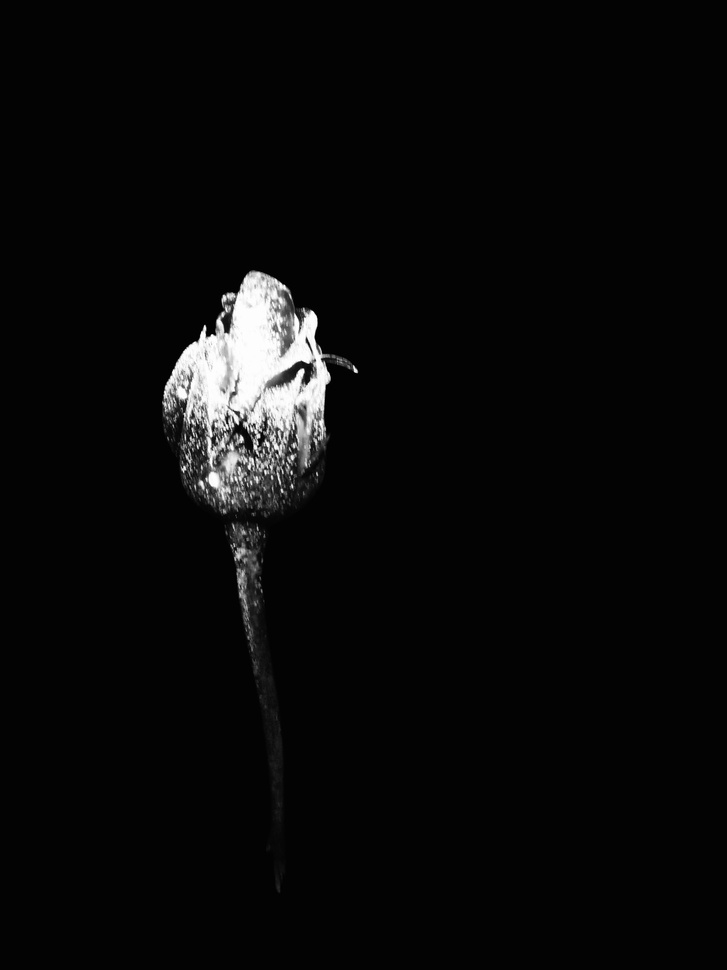
#> input picture debug_bw_highcontrast.jpg, 727 x 970 px, shrunk from 1200 x 1600 before the run
$ python -i imagej_analyzer.py   (imports and definitions only)
#> lines starting #> are read from the running program, lines starting #| are printed output that depends on the picture; after the words box and inside, x2 and y2 are one past the last pixel; in counts of white or black regions, pixels touching at a corner belong together
#> further down, picture is the input picture: shape (970, 727); min 0, max 255, mean 10
"""
ImageJ-compatible spray analyzer.
Implements ImageJ's Default (IsoData) threshold algorithm in pure Python
for 100% compatible results without requiring Java.

The IsoData algorithm is ported directly from ImageJ source:
https://github.com/imagej/ImageJ/blob/master/ij/process/AutoThresholder.java
"""
import numpy as np
import cv2
import base64
import logging

logger = logging.getLogger(__name__)


# [74 lines left out: function imagej_isodata_threshold, not called in this run]


def detect_leaf_mask(gray, background_threshold=30):
    """
    Detect leaf/object mask, compatible with Photoroom backgrounds.
    Uses Otsu on the grayscale with a minimum threshold to exclude dark backgrounds.
    """
#> called with background_threshold = 30
    # Otsu to separate foreground from background
    _, otsu_mask = cv2.threshold(gray, 0, 255, cv2.THRESH_BINARY + cv2.THRESH_OTSU)
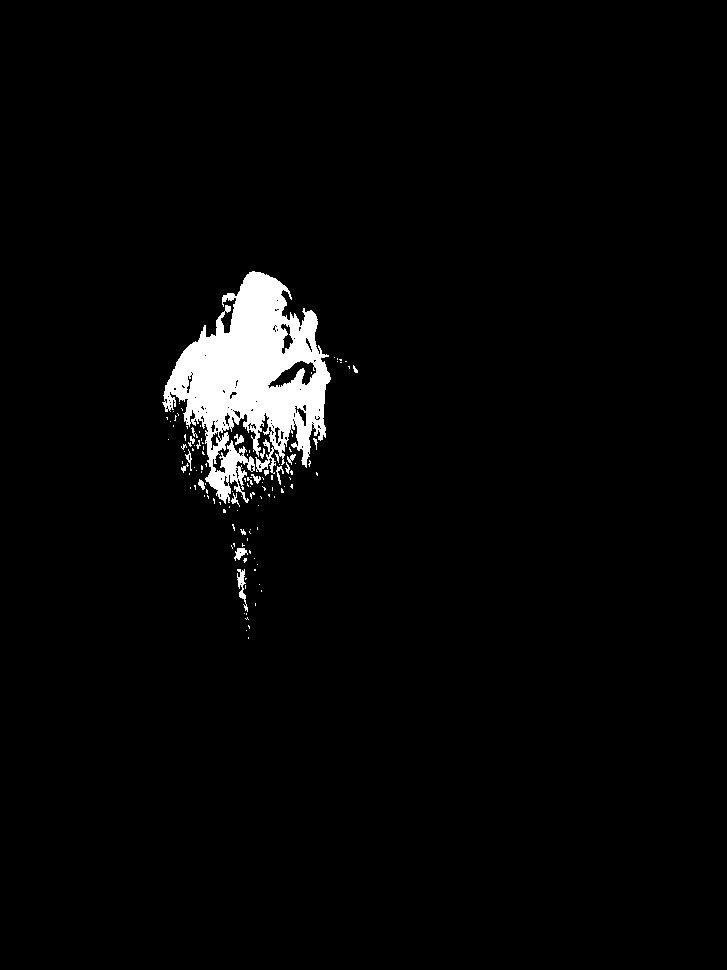
#> otsu_mask: shape (970, 727); 2.9% white; 123 white regions (103 under 20 px), largest, box (x1, y1, x2, y2) and area: (162, 271, 331, 504) 19081, (237, 569, 248, 612) 183, (234, 548, 248, 561) 97

    # Also apply fixed threshold to handle gray Photoroom backgrounds
    _, fixed_mask = cv2.threshold(gray, background_threshold, 255, cv2.THRESH_BINARY)
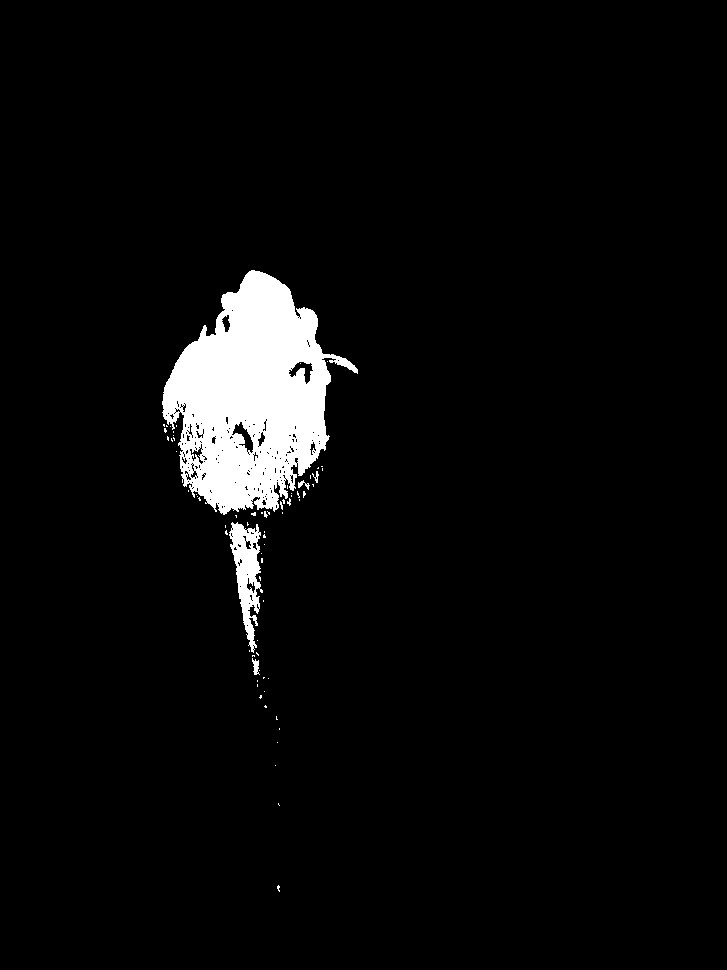
#> fixed_mask: shape (970, 727); 4.2% white; 70 white regions (65 under 20 px), largest, box (x1, y1, x2, y2) and area: (162, 270, 358, 515) 27075, (229, 522, 263, 653) 2109, (252, 658, 260, 675) 77, (298, 480, 310, 490) 48, (312, 471, 319, 483) 34

    # Intersection: must pass both
    combined = cv2.bitwise_and(otsu_mask, fixed_mask)

    # Morphological cleanup
    kernel = np.ones((7, 7), np.uint8)
    cleaned = cv2.morphologyEx(combined, cv2.MORPH_CLOSE, kernel, iterations=2)
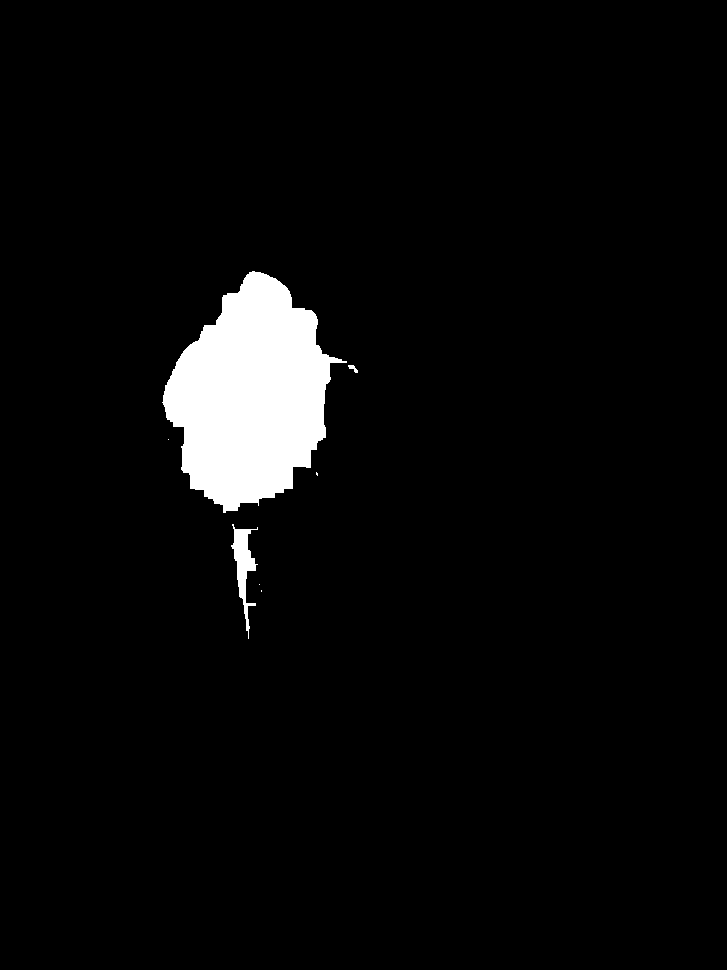
#> cleaned: shape (970, 727); 4% white; 7 white regions (4 under 20 px), largest, box (x1, y1, x2, y2) and area: (162, 271, 347, 513) 27334, (231, 524, 258, 639) 1093, (348, 365, 358, 373) 40
    cleaned = cv2.morphologyEx(cleaned, cv2.MORPH_OPEN, kernel, iterations=2)
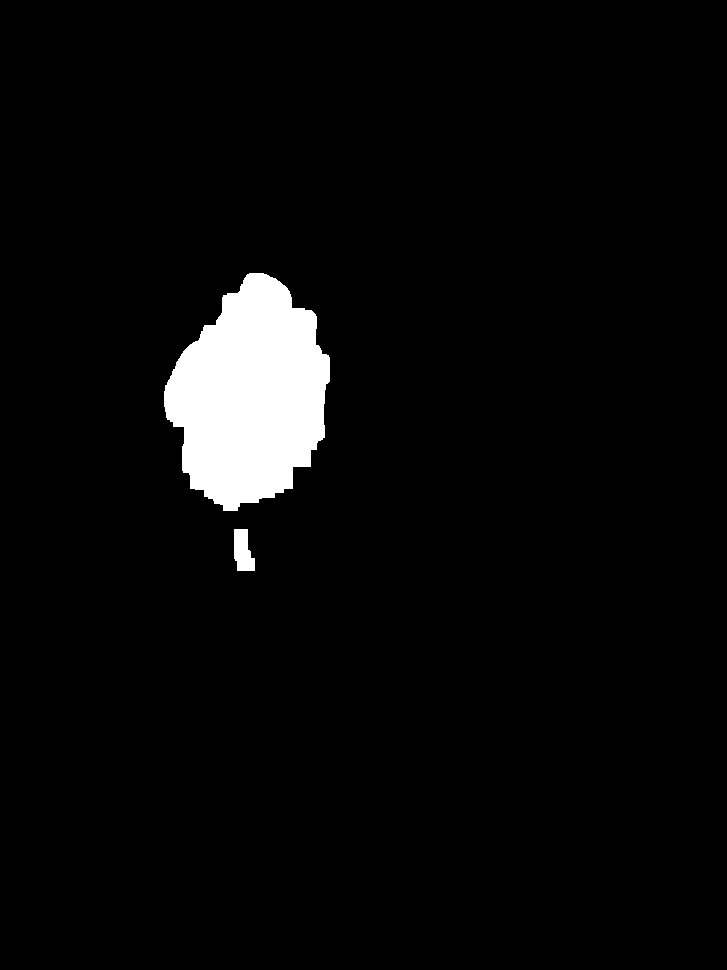
#> cleaned: shape (970, 727); 4% white; 2 white regions

    # Find contours, take largest as leaf
    contours, _ = cv2.findContours(cleaned, cv2.RETR_EXTERNAL, cv2.CHAIN_APPROX_SIMPLE)
#> contours = 2 contours; box (x1, y1, x2, y2) and area: (164, 273, 330, 511) 26852, (234, 529, 255, 571) 610
    if not contours:
        return np.zeros_like(gray)

    image_area = gray.shape[0] * gray.shape[1]
#> image_area = 705190
    min_area = image_area * 0.003  # at least 0.3% of image (catch smaller leaves)
#> min_area = 2115.6
    valid = [c for c in contours if cv2.contourArea(c) >= min_area]
#> valid = 1 contour; box (x1, y1, x2, y2) and area: (164, 273, 330, 511) 26852

    if not valid:
        return np.zeros_like(gray)

    # Draw ALL valid contours, not just the largest
    # This handles multiple leaves, petals, flowers in one image
    mask = np.zeros_like(gray)
    for contour in valid:
        cv2.drawContours(mask, [contour], -1, 255, -1)
#> this loop made 1 pass
#> mask: shape (970, 727); 3.9% white; 1 white region, box (x1, y1, x2, y2) and area: (164, 273, 330, 511) 27198

    # Safety check: if mask is >85% of image, background detection failed
    leaf_pct = cv2.countNonZero(mask) / image_area * 100
#> leaf_pct = 3.86
    if leaf_pct > 85:
        logger.warning(f"Object mask too large ({leaf_pct:.1f}%), retrying with threshold=80")
        _, strict = cv2.threshold(gray, 80, 255, cv2.THRESH_BINARY)
        strict = cv2.morphologyEx(strict, cv2.MORPH_CLOSE, kernel, iterations=2)
        strict = cv2.morphologyEx(strict, cv2.MORPH_OPEN, kernel, iterations=2)
        contours2, _ = cv2.findContours(strict, cv2.RETR_EXTERNAL, cv2.CHAIN_APPROX_SIMPLE)
        valid2 = [c for c in contours2 if cv2.contourArea(c) >= min_area]
        if valid2:
            mask = np.zeros_like(gray)
            for contour in valid2:
                cv2.drawContours(mask, [contour], -1, 255, -1)

    return mask


# [97 lines left out: function analyze_with_imagej, not called in this run]

>>> import cv2
>>> picture = cv2.imread('../../debug_bw_highcontrast.jpg', cv2.IMREAD_GRAYSCALE)
>>> result = detect_leaf_mask(picture)

$ run again, on debug_combined.jpg
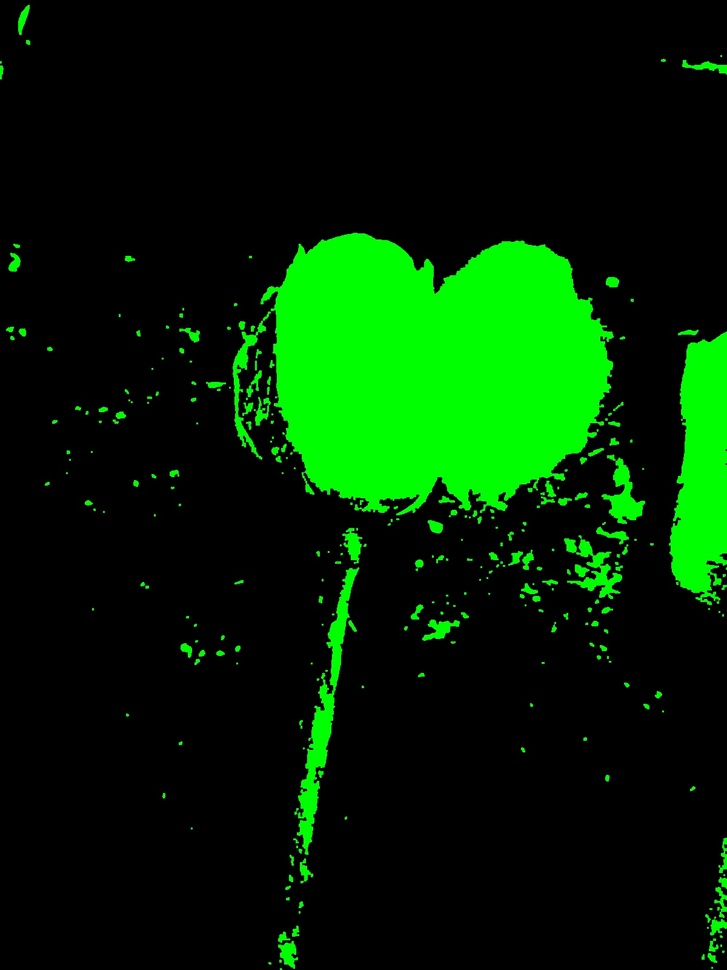
#> input picture debug_combined.jpg, 727 x 970 px, shrunk from 1200 x 1600 before the run
#> in detect_leaf_mask, `_, otsu_mask = cv2.threshold(gray, 0, 255, cv2.THRESH_BINARY + cv2.THR..`:
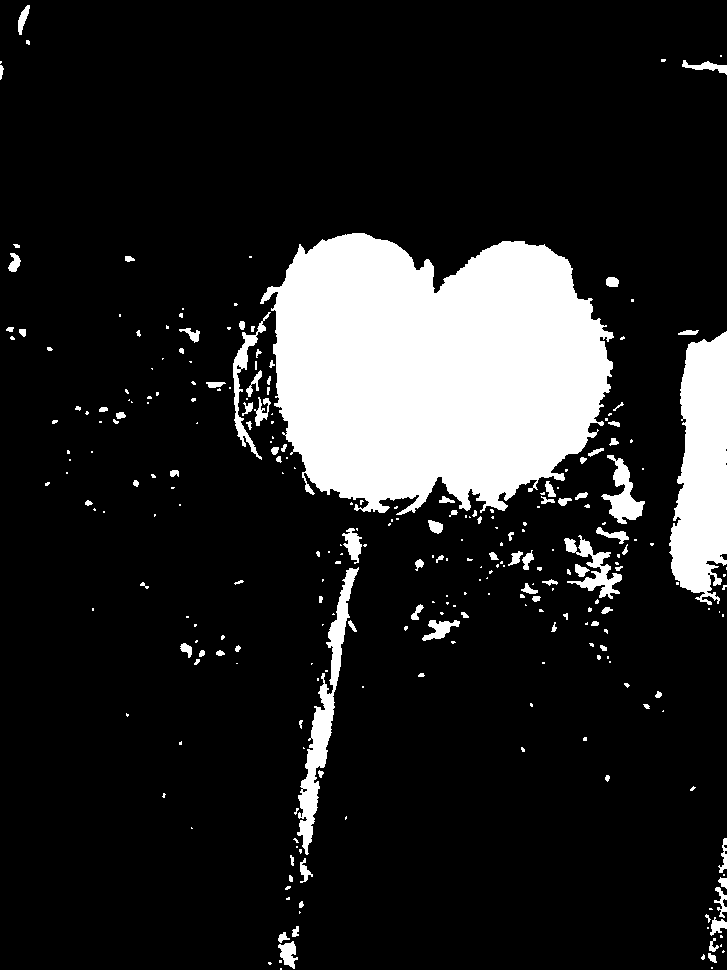
#> otsu_mask: shape (970, 727); 14.5% white; 279 white regions (175 under 20 px), largest, box (x1, y1, x2, y2) and area: (260, 233, 614, 515) 74595, (669, 331, 727, 605) 11664, (297, 567, 359, 855) 3793
#> fixed_mask: shape (970, 727); 14.9% white; 267 white regions (142 under 20 px), largest, box (x1, y1, x2, y2) and area: (232, 232, 614, 516) 76390, (668, 331, 727, 605) 11862, (294, 567, 360, 855) 4076
#> contours = 14 contours; largest, box (x1, y1, x2, y2) and area: (233, 233, 616, 519) 82964, (670, 335, 727, 604) 12073, (296, 670, 337, 854) 3173, (565, 538, 623, 613) 2534, (602, 466, 642, 538) 1576
#> valid = 4 contours; box (x1, y1, x2, y2) and area: (233, 233, 616, 519) 82964, (670, 335, 727, 604) 12073, (296, 670, 337, 854) 3173, (565, 538, 623, 613) 2534
#> the loop in detect_leaf_mask, `for contour in valid:` made 4 passes
#> after the loop in detect_leaf_mask, `for contour in valid:`:
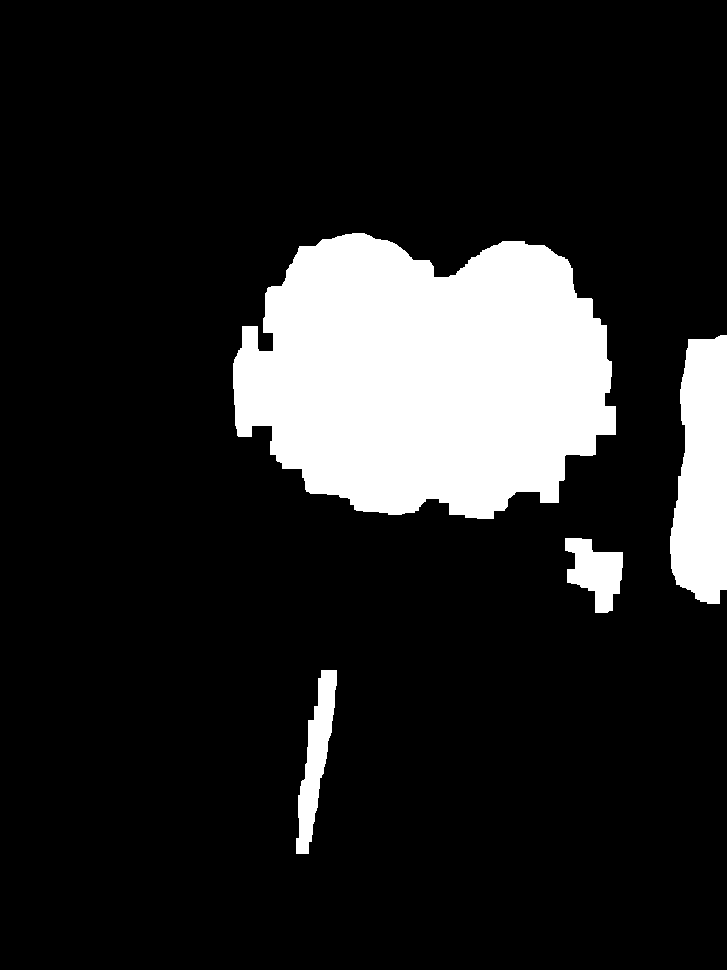
#> mask: shape (970, 727); 14.5% white; 4 white regions, box (x1, y1, x2, y2) and area: (233, 233, 616, 519) 83654, (670, 335, 727, 604) 12381, (296, 670, 337, 854) 3379, (565, 538, 623, 613) 2665
#> leaf_pct = 14.48
